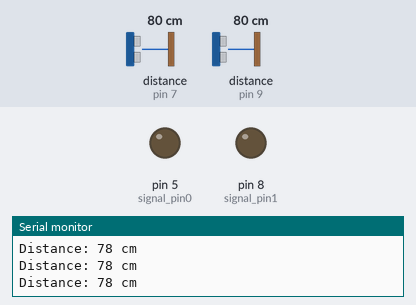
The sketch below on a simulated Arduino Uno, built with avr-gcc and run on an emulated ATmega328P. Parts: output pins drawn as LEDs (lit = HIGH), the last lines printed to the serial monitor. Wiring (inferred from the names in the program): 2 × ultrasonic range finder: trigger pin 6, echo pin 7 / trigger pin 10, echo pin 9. Inputs (shaded band) come from the test bench; at power-on: distance to the obstacle (sensors on pin 7, pin 9) 80 cm. The echo pulse lasts 58.3 µs per cm; pins used as bus, display or sensor lines are not drawn.

Above: at 1.2 s.
1.3 s: distance to the obstacle (sensor on pin 7) set to 7 cm
2.8 s: distance to the obstacle (sensor on pin 7) set to 4 cm
At 3.5 s:
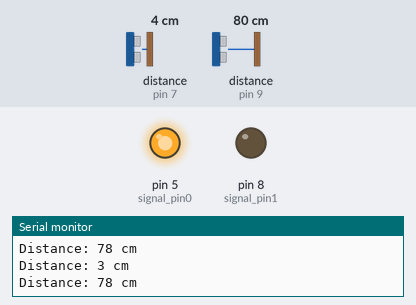
4.5 s: distance to the obstacle (sensor on pin 9) set to 7 cm
6.0 s: distance to the obstacle (sensor on pin 9) set to 4 cm
At 7.2 s:
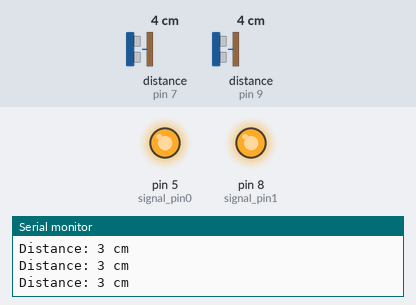
7.6 s: distance to the obstacle (sensor on pin 7) set to 9 cm
At 8.8 s:
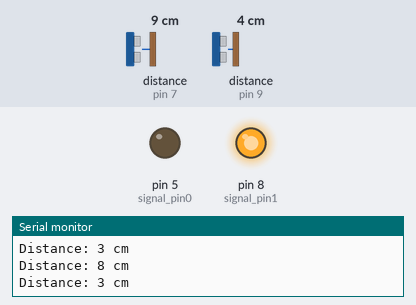
9.2 s: distance to the obstacle (sensor on pin 7) set to 2 cm
At 10.7 s:
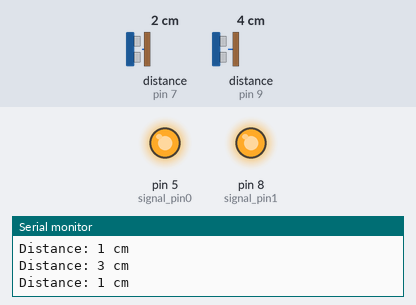
Timing chart, 0 to 11.8 s (numbered marks = the images above; inputs shaded):
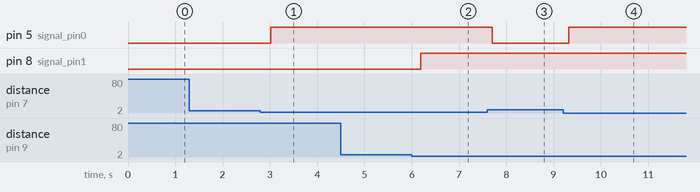

The sketch:

2_ultrasonic_sensors_test.ino
```cpp
int signal_pin0 = 5; // Set signal pin
int signal_pin1 = 8; // Set signal pin
int trigPin0 = 6;  // Trigger pin
int echoPin0 = 7; // Echo pin
int trigPin1 = 10;  // Trigger pin
int echoPin1 = 9; // Echo pin
long duration0;
long duration1;
int distance0;
int distance1;
void setup() {
  Serial.begin(9600);
  pinMode(signal_pin0, OUTPUT); // Set the signal pin as an output
  pinMode(signal_pin1, OUTPUT); // Set the signal pin as an output

    // Set the trigger pin as an OUTPUT
  pinMode(trigPin0, OUTPUT);
  pinMode(trigPin1, OUTPUT);

  // Set the echo pin as an INPUT
  pinMode(echoPin0, INPUT);
  pinMode(echoPin1, INPUT);


}


void loop() {
    // Generate a 10us pulse on the trigger pin
  digitalWrite(trigPin0, LOW);
  delayMicroseconds(10);
  digitalWrite(trigPin0, HIGH);
  delayMicroseconds(10);
  digitalWrite(trigPin0, LOW);

  // Measure the duration of the echo pulse
  duration0 = pulseIn(echoPin0, HIGH);

  // Calculate the distance in centimeters (cm)
  distance0 = duration0 * 0.034 / 2;

  // Print the distance to the Serial Monitor
  Serial.print("Distance: ");
  Serial.print(distance0);
  Serial.println(" cm");

  // Wait for a moment before the next measurement
  delay(100);
if (distance0 <=4){

  digitalWrite(signal_pin0, HIGH); // Turn the signal on
}
else{
  digitalWrite(signal_pin0, LOW); // Turn the signal off
}


    // Generate a 10us pulse on the trigger pin
  digitalWrite(trigPin1, LOW);
  delayMicroseconds(2);
  digitalWrite(trigPin1, HIGH);
  delayMicroseconds(10);
  digitalWrite(trigPin1, LOW);

  // Measure the duration of the echo pulse
  duration1 = pulseIn(echoPin1, HIGH);

  // Calculate the distance in centimeters (cm)
  distance1 = duration1 * 0.034 / 2;

  // Print the distance to the Serial Monitor
  Serial.print("Distance: ");
  Serial.print(distance1);
  Serial.println(" cm");

  // Wait for a moment before the next measurement
  delay(100);
if (distance1 <=4){

  digitalWrite(signal_pin1, HIGH); // Turn the signal on
}
else{
  digitalWrite(signal_pin1, LOW); // Turn the signal off
}

}
```

Measured:
- the behaviour switches between 6 and 5 cm on distance to the obstacle (sensor on pin 7) (found by bisection; images 0 and 1)
- the behaviour switches between 6 and 5 cm on distance to the obstacle (sensor on pin 9) (found by bisection; images 1 and 2)
- after the input at 2.8 s, pin 5 (signal_pin0): LOW → HIGH after 0.22 s
- after the input at 6.0 s, pin 8 (signal_pin1): LOW → HIGH after 0.19 s
- after the input at 7.6 s, pin 5 (signal_pin0): HIGH → LOW after 0.10 s
- after the input at 9.2 s, pin 5 (signal_pin0): LOW → HIGH after 0.12 s
